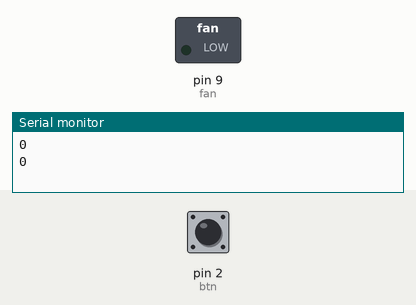
This sketch was run on a simulated Arduino Uno, built with avr-gcc and run on an emulated ATmega328P. On the bench: switched loads named in the sketch (green lamp = pin HIGH), the last lines printed to the serial monitor. The test bench sets the inputs (shaded band); at power-on: pin 2 (btn) LOW.

Above: at 1.8 s.
1.9 s: pin 2 (btn) pulled HIGH for 0.6 s
At 4.0 s:
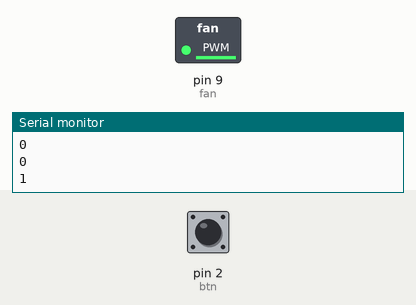
4.9 s: pin 2 (btn) pulled HIGH for 1 s
At 8.0 s:
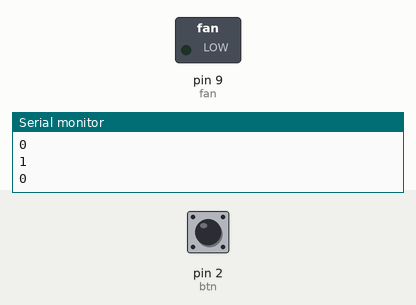
Timing chart, 0 to 9.5 s (numbered marks = the images above; inputs shaded):
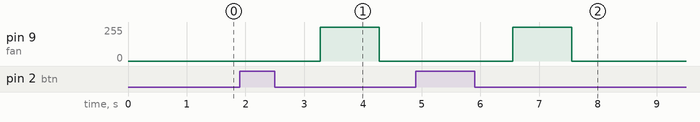

The sketch:

fan6_button.ino
```cpp
int btn = 2;
int fan = 9;

void setup()
{
  pinMode(btn, INPUT);
  pinMode(fan, OUTPUT);
  Serial.begin(9600);
}

void loop()
{
  int ipush = digitalRead(btn);

  Serial.println(ipush);

  if (digitalRead(btn) == HIGH) {
    for (int x = 0; x < 255; x++) { //모터속도 제어변수
      analogWrite(fan, x);
      delay(5);
    }
  } else {
    analogWrite(fan, 0); //모터 정지
  }
  delay(1000); //1초지연
}
```

Measured:
- after the input at 1.9 s, pin 9 (fan): 0/255 → 254/255 after 1.4 s, → 0/255 1.0 s later
- after the input at 4.9 s, pin 9 (fan): 0/255 → 254/255 after 1.7 s, → 0/255 1.0 s later
